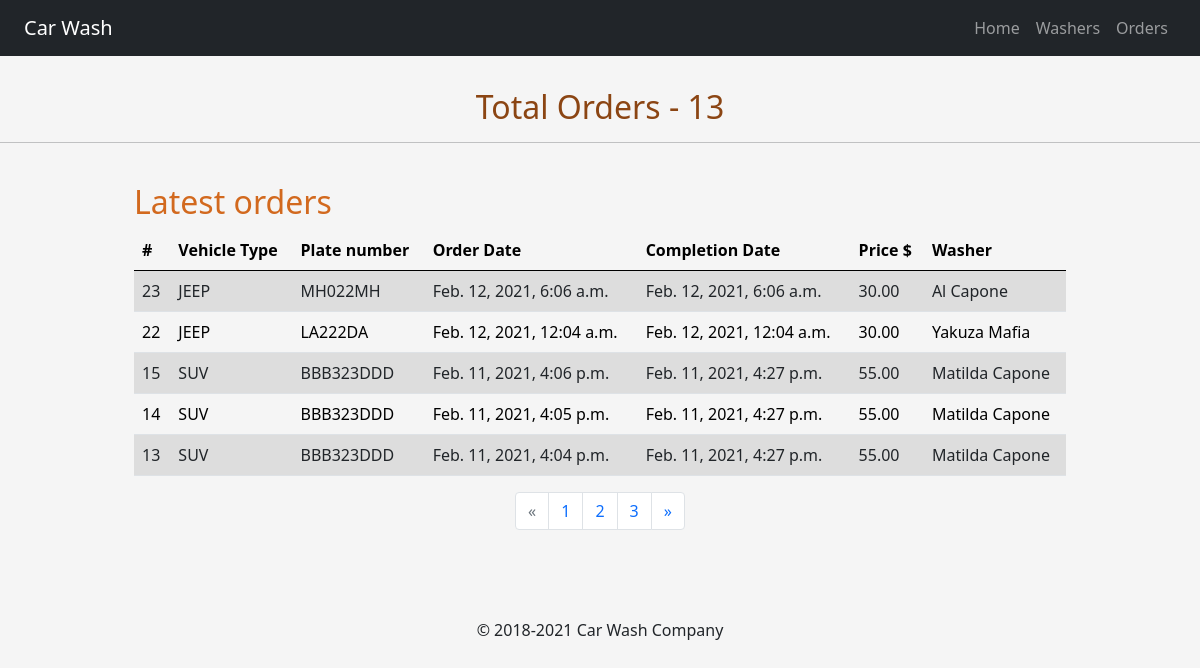
The page /carwash/orders/ on the database its author committed.
### carwash/models.py (models this page shows, shortened)
class Order(models.Model):
    vehicle = models.ForeignKey(to="carwash.Vehicle", on_delete=models.PROTECT, related_name='orders')
    wash_type = models.ForeignKey(to='carwash.WashType', related_name='orders', on_delete=models.PROTECT)
    price = models.DecimalField(max_digits=4, decimal_places=2, verbose_name='Price', default=0)
    created_date = models.DateTimeField(auto_now_add=True, verbose_name="Created date")
    order_date = models.DateTimeField("Order date")
    completion_date = models.DateTimeField("Completion date", blank=True, null=True)
    washer = models.ForeignKey(to="user.User", on_delete=models.SET_NULL, null=True, related_name='orders')
    class Meta:
        verbose_name = 'Order'
        verbose_name_plural = 'Orders'

class Vehicle(models.Model):
    manufacturer = models.CharField(max_length=255, verbose_name="Manufacturer")
    model = models.CharField(max_length=255, verbose_name='Model')
    plate_number = models.CharField(max_length=15, verbose_name='Plate Number')
    vehicle_type = models.ForeignKey(to='carwash.VehicleType', on_delete=models.PROTECT)
    class Meta:
        verbose_name = 'Vehicle'
        verbose_name_plural = 'Vehicles'

class VehicleType(models.Model):
    type = models.CharField(max_length=255, verbose_name="Vehicle Type",
                            choices=VehicleTypeChoices.choices,
                            default=VehicleTypeChoices.SEDAN, unique=True)
    price = models.DecimalField(max_digits=4, decimal_places=2, verbose_name="Price $")

### user/models.py (models this page shows)
class User(AbstractUser):
    username = None
    email = models.EmailField(verbose_name='E-Mail', unique=True)
    birthdate = models.DateField(verbose_name='Birthdate')
    phone = models.CharField(verbose_name='Mobile phone number', max_length=9, unique=True)
    joined = models.DateField(verbose_name="Joined")
    image = models.ImageField(upload_to='images/')
    status = models.PositiveSmallIntegerField(choices=Status.choices)
    salary = models.DecimalField(max_digits=8, decimal_places=2, verbose_name="Salary", default=0,
                                 help_text="In Percent")
    objects = UserManager()
    USERNAME_FIELD = 'email'
    REQUIRED_FIELDS = []
    def __str__(self):
        return self.get_full_name()
    class Meta:
        verbose_name = 'User'
        verbose_name_plural = 'Users'

### carwash/views.py (the view)
# urls.py: path('orders/', orders, name='orders')
def orders(request):
    all_order = Order.objects.all()[::-1]
    orders_count = Order.objects.count()
    page = request.GET.get('page', 1)
    paginator = Paginator(all_order, 5)
    try:
        allorder = paginator.page(page)
    except PageNotAnInteger:
        allorder = paginator.page(1)
    except EmptyPage:
        allorder = paginator.page(paginator.num_pages)
    return render(request, 'pages/orders.html', {'orders': all_order[::-1],
                                                 'orders_count': orders_count,
                                                 'allorder': allorder})

### templates/pages/orders.html (shortened to what this page needs)
{% extends 'base.html' %}
{% block content %}
	<main>
		<br> <br> <br>
		<h2 class="text-center pt-3 " style="color:saddlebrown">Total Orders - {{ orders_count }}</h2>
		<hr>
		<br>
		<div class="container-fluid" style="background-color: whitesmoke">
			<div class="row">
				<main class="col-md-9 ms-sm-auto col-lg-10 px-md-4 mx-auto">
					<h2 style="color:chocolate">Latest orders</h2>
					<div class="table-responsive ">
						<table class="table table-striped center" style="background-color: whitesmoke">
							<thead>
							<tr>
								<th>#</th>
								<th>Vehicle Type</th>
								<th>Plate number</th>
								<th>Order Date</th>
								<th>Completion Date</th>
								<th>Price $</th>
								<th>Washer</th>
							</tr>
							</thead>
							<tbody>
							{% for order in allorder %}
								<tr>
									<td>{{ order.pk }}</td>
									<td>{{ order.vehicle.vehicle_type.type }}</td>
									<td>{{ order.vehicle.plate_number }}</td>
									<td>{{ order.order_date }}</td>
									<td>{{ order.completion_date }}</td>
									<td>{{ order.price }}</td>
									<td>{{ order.washer }}</td>
								</tr>
							{% endfor %}
							</tbody>
						</table>
					</div>
					{% if allorder.has_other_pages %}
						<div class="col-6 offset-3 text-center-pagination-set">
							<nav aria-label="Page navigation">
								<ul class="pagination">
									{% if allorder.has_previous %}
										<li class="page-item"><a class="page-link"
										                         href="?page={{ allorder.previous_page_number }}">&laquo;</a>
										</li>
									{% else %}
										<li class="page-item disabled">
											<a class="page-link">
												<span aria-hidden="true">&laquo;</span>
											</a>
										</li>
									{% endif %}
									{% for i in allorder.paginator.page_range %}
										{% if allorder.number == i %}
											<li class="page-item"><a class="page-link">{{ i }}</a></li>
										{% else %}
											<li class="page-item"><a class="page-link" href="?page={{ i }}">{{ i }}</a>
											</li>
										{% endif %}
									{% endfor %}
									{% if allorder.has_next %}
										<li class="page-item"><a class="page-link"
										                         href="?page={{ allorder.next_page_number }}">&raquo;</a>
										</li>
									{% else %}
										<li class="page-item disabled">
											<a class="page-link">
												<span aria-hidden="true">&raquo;</span>
											</a>
										</li>
									{% endif %}
								</ul>
							</nav>
						</div>
					{% endif %}
				</main>
			</div>
		</div>
	</main>
	</body>
	</html>
{% endblock %}

### templates/pages/orders.html (style rules this page uses)
ul { justify-content: center; }

### rows shown on the page
Order: pk "23", vehicle.vehicle_type.type "JEEP", vehicle.plate_number "MH022MH", order_date "Feb. 12, 2021, 6:06 a.m.", completion_date "Feb. 12, 2021, 6:06 a.m.", price "30.00", washer "Al Capone"
Order: pk "22", vehicle.vehicle_type.type "JEEP", vehicle.plate_number "LA222DA", order_date "Feb. 12, 2021, 12:04 a.m.", completion_date "Feb. 12, 2021, 12:04 a.m.", price "30.00", washer "Yakuza Mafia"
Order: pk "15", vehicle.vehicle_type.type "SUV", vehicle.plate_number "BBB323DDD", order_date "Feb. 11, 2021, 4:06 p.m.", completion_date "Feb. 11, 2021, 4:27 p.m.", price "55.00", washer "Matilda Capone"
Order: pk "14", vehicle.vehicle_type.type "SUV", vehicle.plate_number "BBB323DDD", order_date "Feb. 11, 2021, 4:05 p.m.", completion_date "Feb. 11, 2021, 4:27 p.m.", price "55.00", washer "Matilda Capone"
Order: pk "13", vehicle.vehicle_type.type "SUV", vehicle.plate_number "BBB323DDD", order_date "Feb. 11, 2021, 4:04 p.m.", completion_date "Feb. 11, 2021, 4:27 p.m.", price "55.00", washer "Matilda Capone"

### other values the page prints
{{ orders_count }} "13"
{{ i }} "1"
{{ i }} "2" "3"
